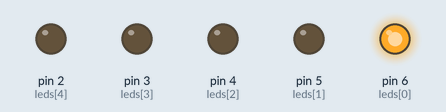
Recording of a sketch running on a simulated Arduino Uno, built with avr-gcc and run on an emulated ATmega328P. On the bench: output pins drawn as LEDs (lit = HIGH).

Above: at 0.05 s.
At 0.65 s:
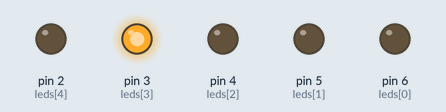
At 1.15 s:
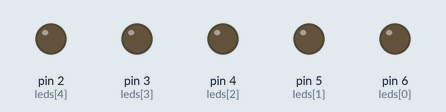
At 2.25 s:
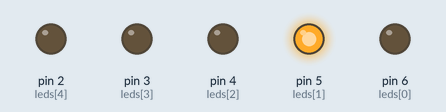
At 3.05 s:
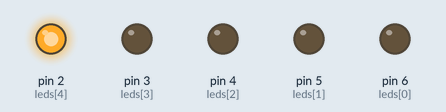
At 4.45 s:
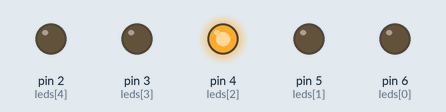
Timing chart, 0 to 4.8 s (numbered marks = the images above):
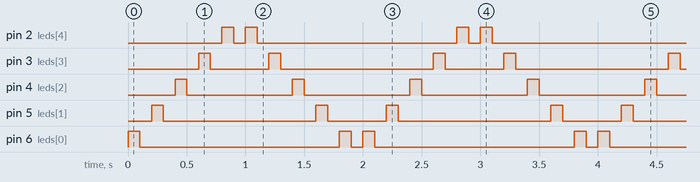

Measured:
- by itself, pin 2 (leds[4]): repeats every 2.0 s: LOW 0.10 s, HIGH 0.10 s, LOW 1.7 s, HIGH 0.10 s
- by itself, pin 3 (leds[3]): repeats every 2.0 s: LOW 0.50 s, HIGH 0.10 s, LOW 1.3 s, HIGH 0.10 s
- by itself, pin 4 (leds[2]): alternates HIGH for 0.10 s and LOW for 0.90 s
- by itself, pin 5 (leds[1]): repeats every 2.0 s: LOW 1.3 s, HIGH 0.10 s, LOW 0.50 s, HIGH 0.10 s
- by itself, pin 6 (leds[0]): repeats every 2.0 s: LOW 1.7 s, HIGH 0.10 s, LOW 0.10 s, HIGH 0.10 s

The sketch:

l1a.ino
```cpp
// C++ code
//
int leds[]={6,5,4,3,2};
void setup()
{
  for(int i=0;i<5;i++){
  pinMode(leds[i], OUTPUT);
  }
}

void loop()
{

  for(int i=0;i<5;i++){
    digitalWrite(leds[i], HIGH);
    delay(100); // Wait for 1000 millisecond(s)
    digitalWrite(leds[i], LOW);
    delay(100); // Wait for 1000 millisecond(s)
  }
  for(int i=4;i>=0;i--){
    digitalWrite(leds[i], HIGH);
    delay(100); // Wait for 1000 millisecond(s)
    digitalWrite(leds[i], LOW);
    delay(100); // Wait for 1000 millisecond(s)
  }
}
```
